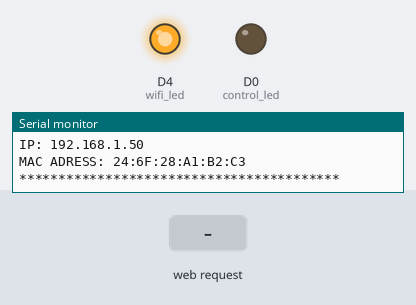
This sketch was run on a simulated ESP8266 (NodeMCU). On the bench: output pins drawn as LEDs (lit = HIGH), the last lines printed to the serial monitor. Inputs (shaded band) come from the test bench. WiFi joins after 1.5 s; servers stay silent unless stated.

Above: at 2.7 s.
2.8 s: HTTP request GET /START received
At 3.4 s:
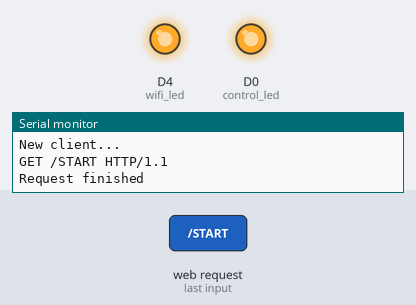
4.3 s: HTTP request GET /STOP received
At 5.7 s:
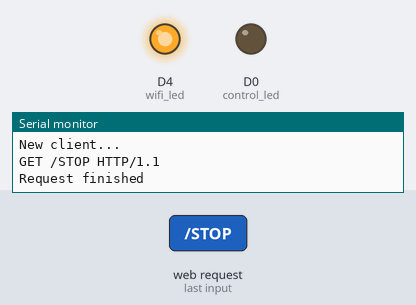
Timing chart, 0 to 7.3 s (numbered marks = the images above; inputs shaded):
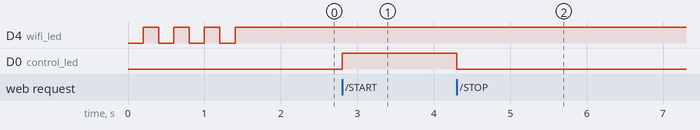

Measured:
- after the input at 2.8 s, D0 (control_led): LOW → HIGH at once
- after the input at 4.3 s, D0 (control_led): HIGH → LOW at once

The sketch:

wifi_control.ino
```cpp
#include <ESP8266WiFi.h>
#include <Ticker.h>

#define wifi_led D4 // pin on ESP12E board and it's negative
#define control_led D0 // pin to control through WiFi

String ssid = "CLARO-C84A";
String password = "Cl4r0@F2C84A";

WiFiServer server(80);
int status_led = 0;

Ticker tic_wifi_led;

byte cont = 0;
byte max_int = 50;


void blink_led()
{
  byte state = digitalRead(wifi_led);
  digitalWrite(wifi_led, !state);
}


void setup()
{
  pinMode(wifi_led, OUTPUT);
  pinMode(control_led, OUTPUT);

  // Begin serial port with PC
  Serial.begin(115200);
  Serial.println("\n");

  tic_wifi_led.attach(0.2, blink_led); // blink led every 0.2 seconds (200ms)

  // WiFi connection
  WiFi.begin(ssid, password);
  while (WiFi.status() != WL_CONNECTED and cont < max_int) // wait until connection or max attempts (50)
  {
    Serial.print(".");
    delay(500);
    cont = cont + 1;
  }

  tic_wifi_led.detach();
  Serial.println("\n");

  if (cont < max_int) // connection successfull
  {
    digitalWrite(wifi_led, HIGH); // turn off wifi led
    Serial.println("*****************************************");
    Serial.print("Connected to WiFi: ");
    Serial.println(WiFi.SSID());
    Serial.print("IP: ");
    Serial.println(WiFi.localIP());
    Serial.print("MAC ADRESS: ");
    Serial.println(WiFi.macAddress());
    Serial.println("*****************************************");

    server.begin(); // starts web server
    digitalWrite(control_led, LOW); // turn on led
  }
  else // no connection
  {
    digitalWrite(wifi_led, LOW); // turn on wifi led
    Serial.println("-----------------------------------------");
    Serial.println("Connection error");
    Serial.println("-----------------------------------------");
  }

}


void loop()
{
  WiFiClient client = server.available(); // search on server for a new client

  if (!client)
  {
    return; // this return restart void loop
  }

  while (!client.available()) // wait until appear an available client
  {
    delay(1);
  }

  String request = client.readStringUntil('\r'); // read client's request

  if (request.indexOf("/favicon") == -1) // if favicon doesn't apper on request
  {
    Serial.println("New client...");
    Serial.println(request); // show client's request
  }

  client.flush(); // clear client's request buffer

  if (request.indexOf("/START") != -1)
  {
    status_led = 1;
  }
  if (request.indexOf("/STOP") != -1)
  {
    status_led = 0;
  }

  digitalWrite(control_led, status_led);

  // web page
  client.println("HTTP/1.1 200 OK");
  client.println("");
  client.println("");
  client.println("");
  client.println("");

  client.println("<!DOCTYPE html><html><head><title>FPGA-ROBOT</title></head><body>");
  client.println("<h1 style='text-align: center; background-color: #0B1EF5; color: #FFFFFF'> Robot WiFi Remote Interface </h1>");
  client.println("<div style='text-align: center; margin: 10px; background-color: #0B77F5' class='input'>");
  client.println("<h2>Initial Position</h2>");
  client.println("<label for='html'>x_0:</label><input type='text' placeholder='enter initial position'><br>");
  client.println("<label for='html'>y_0:</label><input type='text' placeholder='enter initial position'>");
  client.println("<h2>Goal Position</h2>");
  client.println("<label for='html'>x_n:</label><input type='text' placeholder='enter goal position'><br>");

  if (status_led == 1)
    client.println("<label for='html'>led_on:</label><input type='text' placeholder='enter goal position'>");
  else
    client.println("<label for='html'>led_off:</label><input type='text' placeholder='enter goal position'>");

  client.println("<h2>Commands</h2>");
  client.println("<button style='background-color: #24DB1F; border-radius: 10px; margin:5px' type='button' onClick=location.href='/START'><h3> Start </h3></button>");
  client.println("<button style='background-color: #F53711; border-radius: 10px; margin:5px' type='button' onClick=location.href='/STOP'><h3> Stop </h3></button>");
  client.println("</div>");
  client.println("</body></html>");
  //end of web page

  delay(1);

  if (request.indexOf("/favicon") == -1)
  {
    Serial.println("Request finished");
    Serial.println("");
  }

}
```
